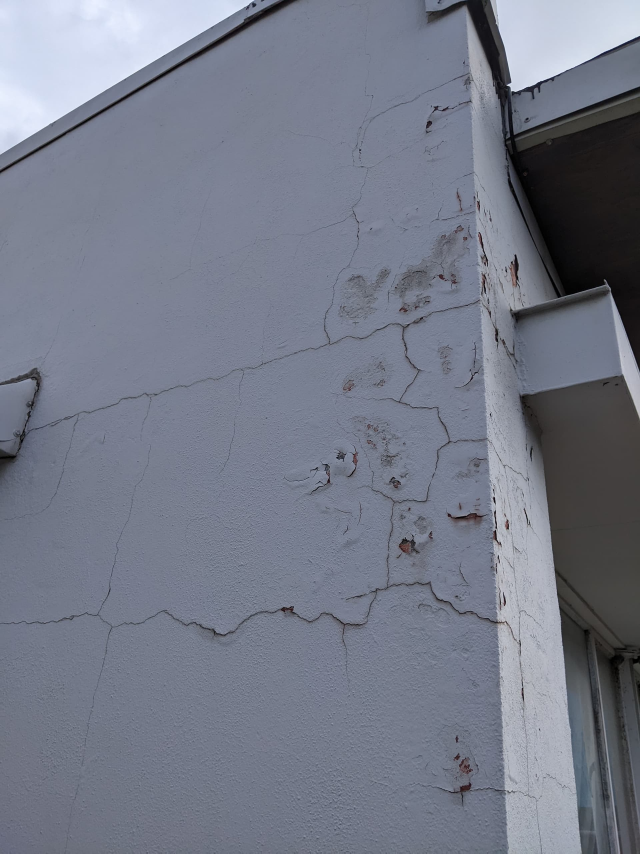
#> input picture test.jpeg, 1920 x 2560 px, given in place of test.png, which was not available (shown at 1/3 size)
$ python image_test.py
#> lines starting #> are read from the running program, lines starting #| are printed output that depends on the picture; after the words box and inside, x2 and y2 are one past the last pixel; in counts of white or black regions, pixels touching at a corner belong together; pictures that were not available may be replaced by others from this repository, and a replacement may not be noted
import cv2
img = cv2.imread("test.png")
#> img is the input picture: shape (2560, 1920, 3); mean B, G, R 136.2, 121.7, 116.8
gray = cv2.cvtColor(img, cv2.COLOR_BGR2GRAY)
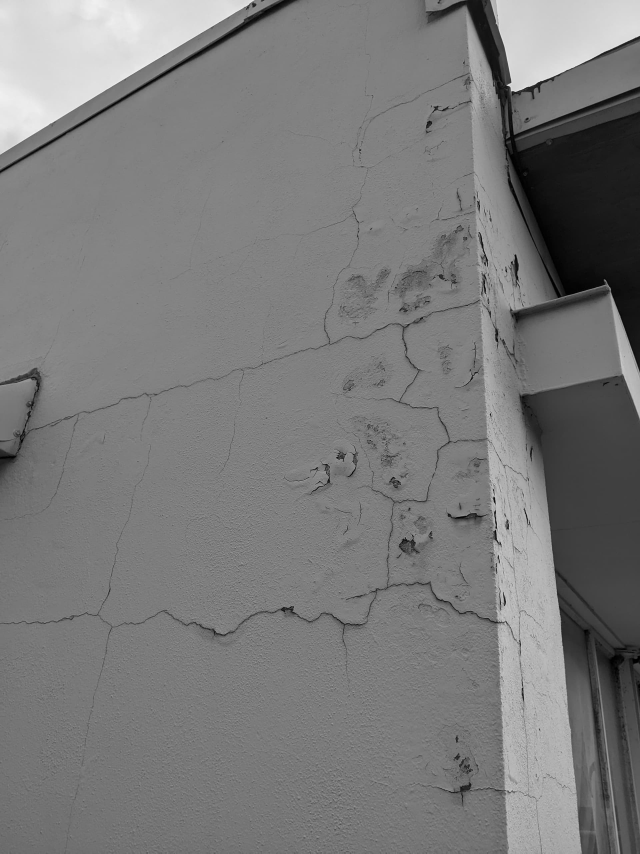
#> gray: shape (2560, 1920) (shown at 1/3 size); min 0, max 253, mean 122
blur = cv2.GaussianBlur(gray, (5,5), 0)
_, thresh = cv2.threshold(blur, 100, 255, cv2.THRESH_BINARY_INV)
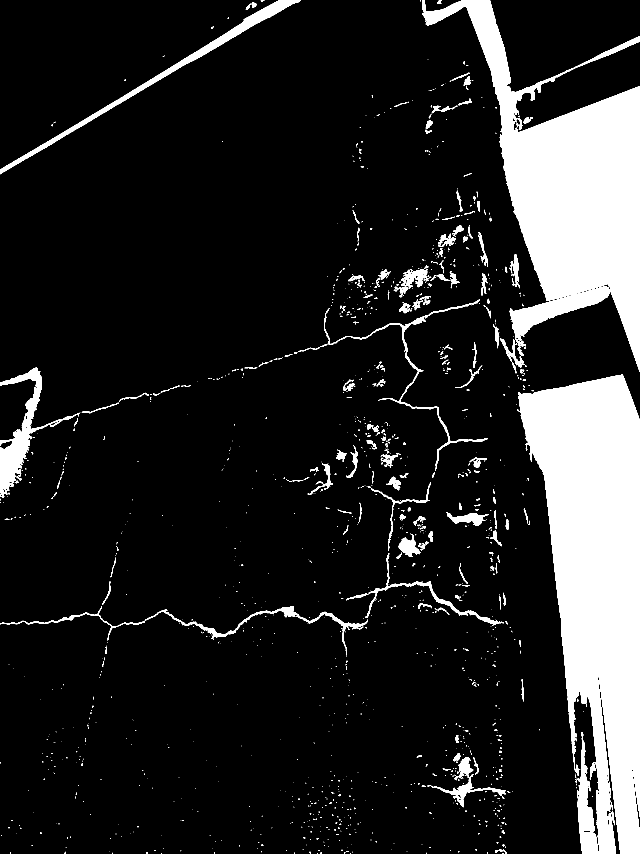
#> thresh: shape (2560, 1920) (shown at 1/3 size); 14.1% white; 1411 white regions (1134 under 20 px)
contours, _ = cv2.findContours(
    thresh,
    cv2.RETR_TREE,
    cv2.CHAIN_APPROX_SIMPLE
)
#> contours = 1520 contours, 1303 with area under 20; largest, box (x1, y1, x2, y2) and area: (1551, 1123, 1920, 2560) 314832, (1266, 0, 1920, 1116) 257640, (0, 0, 902, 523) 16840, (0, 1103, 241, 1493) 16160, (1731, 2196, 1795, 2560) 9660

for contour in contours:

    area = cv2.contourArea(contour)
    if 100 < area < 5000 :

        x, y, w, h = cv2.boundingRect(contour)

        cv2.rectangle(
            img,
            (x, y),
            (x + w, y + h),
            (0, 255, 0),
            2
        )
#> this loop made 1520 passes
#> (area, x, y, w, h) on passes 285, 331, 333, 346, 386, 392, 457, 611, 634, 635, 653, 663: (2690, 1282, 2322, 235, 100), (141.5, 1420, 2271, 17, 53), (1393.5, 1375, 2271, 45, 65), (255.5, 1359, 2259, 24, 25), (141.5, 1366, 2206, 11, 23), (117, 1750, 2491, 22, 8), (129, 1565, 2062, 7, 42), (172.5, 1254, 1810, 42, 16), (242.5, 1038, 1780, 67, 21), (119, 1510, 1778, 8, 40), (166.5, 306, 1744, 26, 71), (138, 1378, 1698, 26, 53)
#> area on passes 26, 31, 45: 32, 78, 21
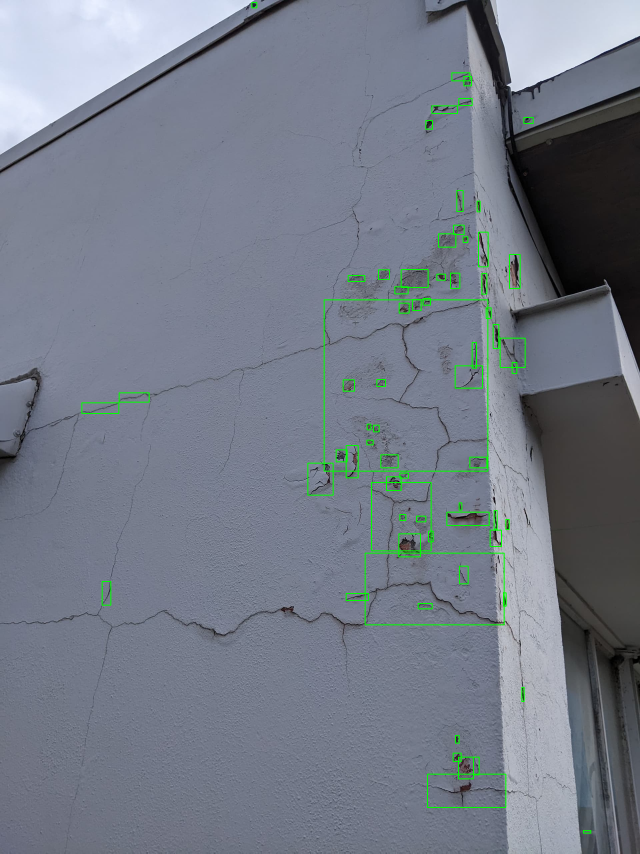
#> img: shape (2560, 1920, 3) (shown at 1/3 size); mean B, G, R 135.1, 122.8, 115.8
cv2.imshow("Crack Detection", img)

cv2.waitKey(0)
cv2.destroyAllWindows()
